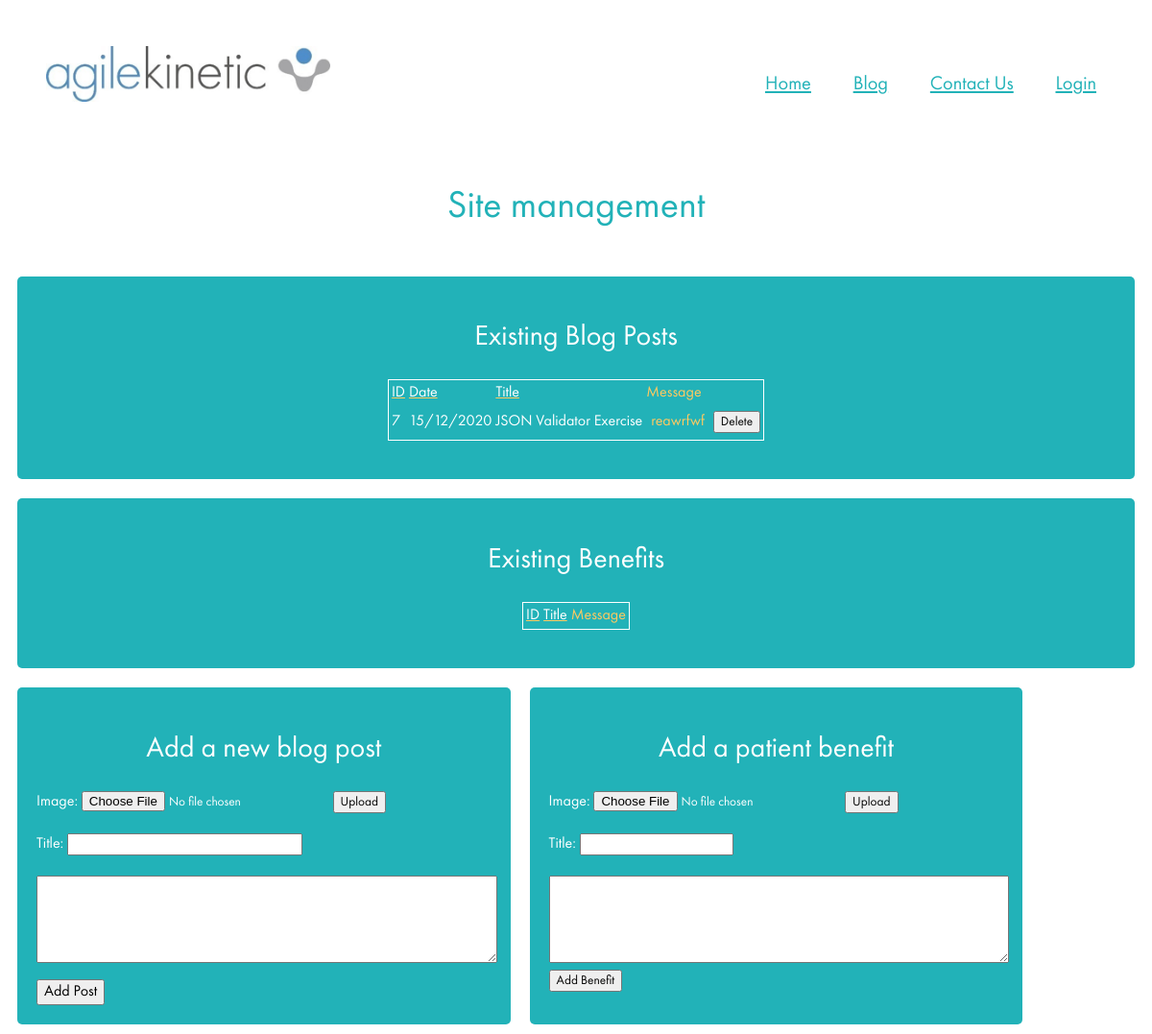
The app's page /blog/management, older data.
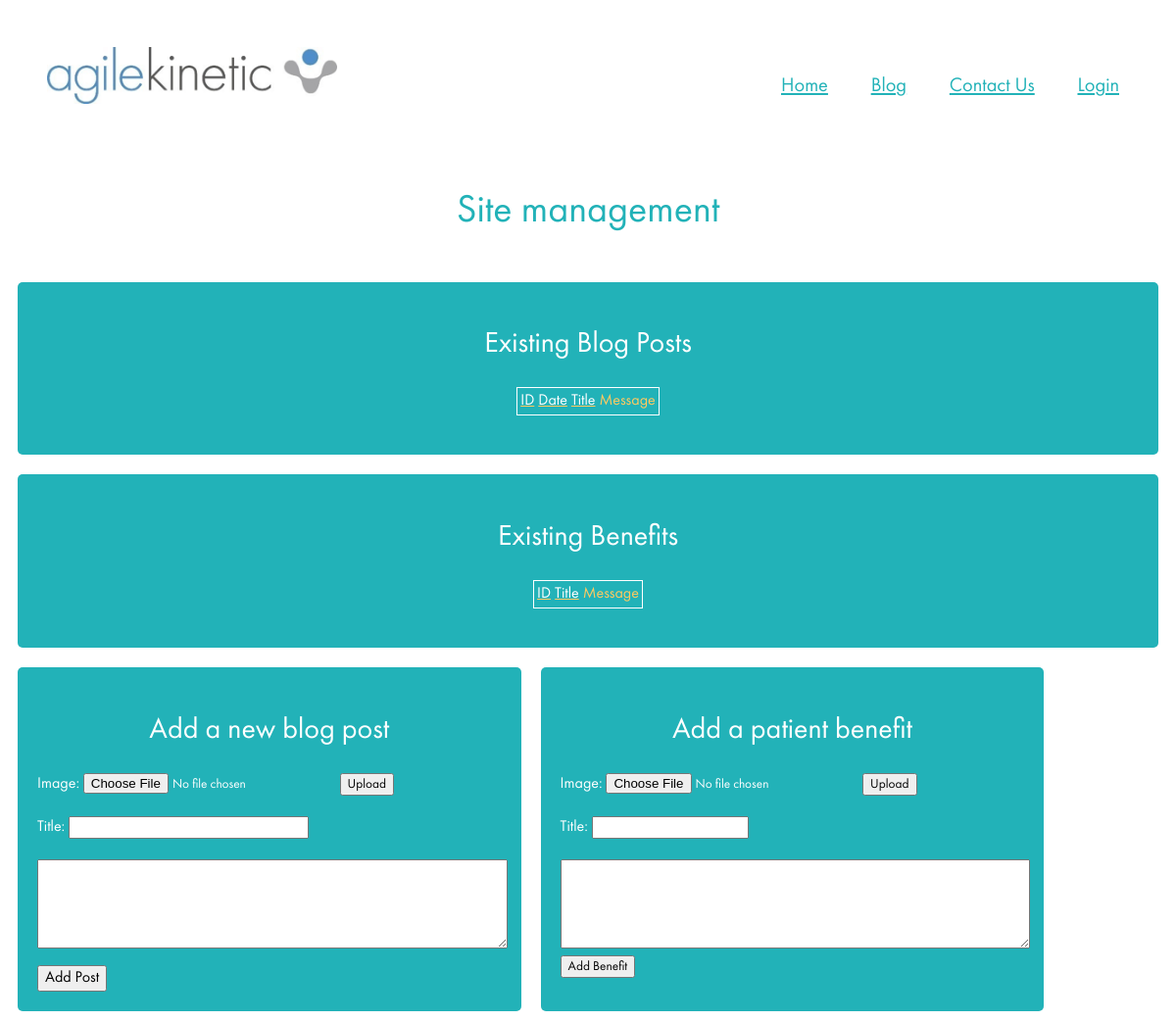
The same page, newer data.
### tables this page shows
CREATE TABLE 'tblBlogPosts' (
	"id"	INTEGER PRIMARY KEY AUTOINCREMENT,
	"date"	TEXT,
	"title"	TEXT,
	"message"	TEXT,
	"image"	TEXT
);

### server.py (the view)
@app.route("/blog/management", methods = ['POST','GET'])
def blogPosts():
    if request.method =='GET':
        return render_template('blogManagement.html', data=getBlogPosts(), benData = getBenefit())

### server.py (called while the page is built)
def getBlogPosts():
    connection = sqlite3.connect(DATABASE)
    cursor = connection.cursor()
    query = "SELECT * FROM tblBlogPosts"
    cursor.execute(query)
    data = cursor.fetchall()
    connection.close()
    return data

@app.route('/benefit/return', methods = ['GET'])
def getBenefit():
    connection = sqlite3.connect(DATABASE)
    cursor = connection.cursor()
    query = "SELECT * FROM tblBenefits"
    cursor.execute(query)
    benData = cursor.fetchall()
    connection.close()
    return benData

### templates/blogManagement.html (shortened to what this page needs)
<!DOCTYPE html>
<html lang="en" dir="ltr">
  <head>
    <link href="/static/fonts/futura-pt-book/stylesheet.css" rel="stylesheet">
  </head>
  <header>
    <div id="nav-placeholder"></div>
    <div id="titleBar">
      <h1>Site management</h1>
  </header>
    <body>
      <div id="site-management-bock-container">
        <div id="existingPosts" class="widget"  class="site-block">
          <h2 class="block-item">Existing Blog Posts</h2>
          {%block mainBlock%}
          <table class="block-item">
             <thead>
                <td class="existing-title">ID</td>
                <td class="existing-title">Date</td>
                <td class="existing-title">Title</td>
                <td id="messageColumn">Message</td>
             </thead>
             {% for row in data %}
                <tr>
                  <td>{{row[0]}}</td>
                  <td>{{row[1]}}</td>
                  <td>{{row[2]}}</td>
                  <td class="dynamic-message">{{row[3]}}</td>
                  <td><button type="button" onclick="return deletePost({{row[0]}})">Delete</button></td>
                </tr>
             {% endfor %}
          </table>
          {%endblock%}
        </div>
        <div id="existingBenefit" class="widget" class="site-block">
          <h2 class="block-item">Existing Benefits</h2>
          {%block benefitBlock%}
            <table class="block-item">
               <thead>
                  <td class="existing-title">ID</td>
                  <td class="existing-title">Title</td>
                  <td id="messageColumn">Message</td>
               </thead>
            </table>
          {%endblock%}
        </div>
        <div id="newBlogPost" class="widget" >
          <h2 class="block-item">Add a new blog post</h2>
          <form id="uploadImage"  method=post enctype=multipart/form-data class="block-item">
            <label>Image: </label>
            <input type=file name=file id="fileInput">
            <button id="uploadFileButton" type="button">Upload</button>
          </form>
          <form id='addBlogPost' onsubmit="return loadPost()" class="block-item">
            <br><label>Title: <input type = "text" name = "title" id="titleInput"><br></label><br>
            <textarea name="message" rows="5" cols="65" class="block-item"></textarea><br>
            <button id="addPostButton" type = "submit"> Add Post </button>
          </form>
        </div>
        <div id="newBenefit" class="widget">
          <h2 class="block-item">Add a patient benefit </h2>
          <form id="benefitImageUpload" method=post enctype=multipart/form-data class="block-item">
            <label>Image: </label>
            <input type=file name=file id="benefitInput">
            <button id="benefitUploadFileButton" type="button">Upload</button>
          </form>
          <form id='addBenefit' onsubmit="return sendBenefit()" class="block-item">
            <br><label>Title: <input type = "text" name = "benefitTitle" id="benefitTitleInput"><br></label><br>
            <textarea name="benefitMessage" rows="5" cols="65" class="block-item"></textarea><br>
            <button id="addBenefitPostButton" type = "submit"> Add Benefit </button>
          </form>
        </div>
  </div>
  </body>
</html>

### templates/blogManagement.html (style rules this page uses)
#titleBar { text-align: center; color: #22B2B8; padding: 10px; font-size: 20px; }
#site-management-bock-container { display: flex; flex-wrap: wrap; }
#existingPosts, #existingBenefit { width: 100%; }
.block-item { margin-left: auto; margin-right: auto; }
.existing-title { text-decoration: underline #FFCA60; }
.widget { background-color: #22B2B8; border-radius: 5px; margin: 10px; width:auto; color: white; padding: 20px; }
#addPostButton { font-size: 16px; margin-top: 10px; }
#titleInput { width: 50%; }
h2 { font-size: 2.5vw; text-align: center; }
#existingPosts { vertical-align:top; max-width: 100%; }
#messageColumn { color: #FFCA60; }
table { border: 1px solid white; }
table { margin-left: 20px; margin-right: 20px; margin-bottom: 20px; }
#newBenefit, #newBlogPost { width: 40%; justify-content: space-between; }
textarea { width: 100%; }

Row changes from the older to the newer data that the page shows:
removed tblBlogPosts: id "7", date "15/12/2020", title "JSON Validator Exercise", message "reawrfwf"
